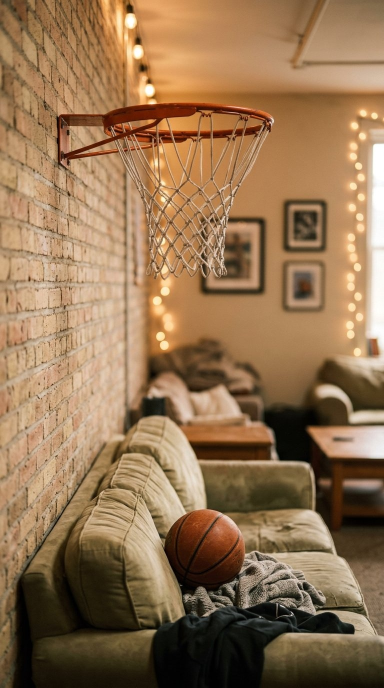
#> input picture motion/review_b/images/hoop__cand1_closeup.jpg, 768 x 1376 px (shown at 1/2 size)
$ python -i shots.py   (imports and definitions only)
#> lines starting #> are read from the running program, lines starting #| are printed output that depends on the picture
"""Shot detection and pacing.

Short-form edits cut hard, so we look for abrupt frame-to-frame change with a
robust threshold (median + k*MAD over the clip) instead of a fixed one: that
keeps working on both a static podcast frame and handheld footage.

Two independent signals, because either one alone has blind spots:
  * pixel difference  - catches cuts between visually similar scenes
  * HSV histogram distance - catches cuts when the camera moved a lot

Gradual fades are reported separately (they matter for transitions) but do not
count as cuts.
"""
from __future__ import annotations

from dataclasses import dataclass, field

import cv2
import numpy as np

from .frames import SampledFrame


@dataclass
class ShotResult:
    cuts: list[float] = field(default_factory=list)          # seconds
    cut_scores: list[float] = field(default_factory=list)
    shots: list[tuple[float, float]] = field(default_factory=list)
    fades: list[float] = field(default_factory=list)
    duration: float = 0.0
    frame_times: list[float] = field(default_factory=list)
    change_scores: list[float] = field(default_factory=list)

    @property
    def n_cuts(self) -> int:
        return len(self.cuts)

    # [19 lines left out: functions stats, _hist, not called in this run]


def change_scores(frames: list[SampledFrame]) -> list[float]:
    """Per consecutive pair: 0..1-ish score of how much the image changed."""
    scores = [0.0]
    for prev, cur in zip(frames, frames[1:]):
        pix = float(np.mean(cv2.absdiff(prev.gray, cur.gray))) / 255.0
        hist = 1.0 - float(cv2.compareHist(_hist(prev.bgr.astype(np.uint8)),
                                           _hist(cur.bgr.astype(np.uint8)),
                                           cv2.HISTCMP_CORREL))
        scores.append(round(0.5 * min(1.0, pix * 4.0) + 0.5 * min(1.0, hist), 4))
    return scores


# [53 lines left out: functions detect_cuts, detect_from_video, not called in this run]

>>> import cv2
>>> picture = cv2.imread('../../motion/review_b/images/hoop__cand1_closeup.jpg', cv2.IMREAD_GRAYSCALE)
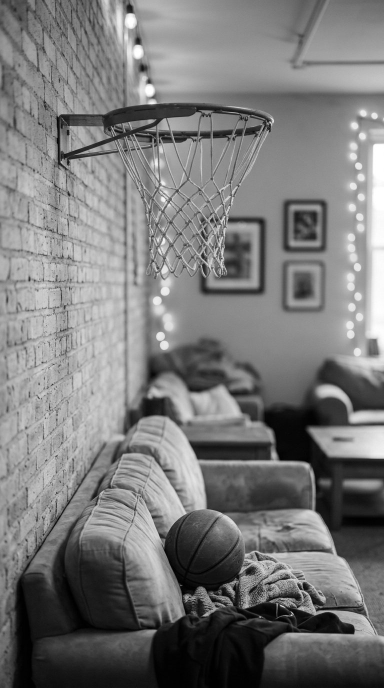
#> picture: shape (1376, 768) (shown at 1/2 size); min 0, max 255, mean 121.3
#> the loop in change_scores, `for prev, cur in zip(frames, frames[1:]):` made 1 pass
#> after the loop in change_scores, `for prev, cur in zip(frames, frames[1:]):`: scores = [0]
#> (the run stopped early here; a loop or call above may not have finished)

$ run again, on motion/review_b/images/hoop__cand2_medium.jpg
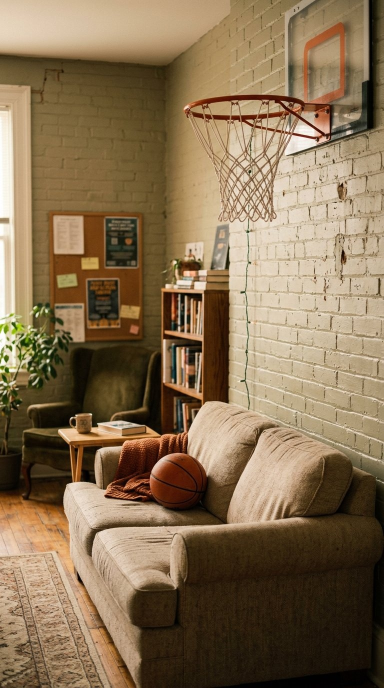
#> input picture motion/review_b/images/hoop__cand2_medium.jpg, 768 x 1376 px (shown at 1/2 size)
#> `picture = cv2.imread('../../motion/review_b/images/hoop__cand1_closeup..`:
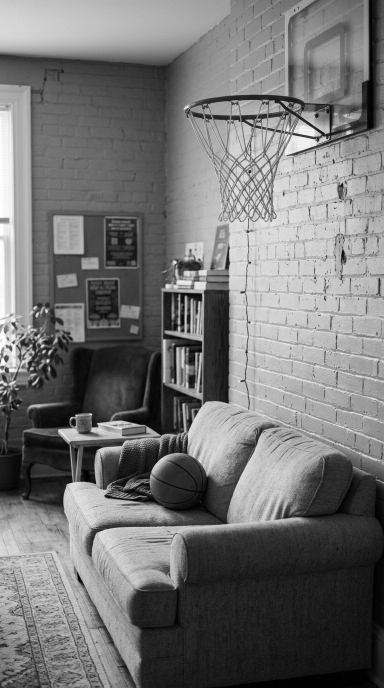
#> picture: shape (1376, 768) (shown at 1/2 size); min 0, max 255, mean 115.5
#> the loop in change_scores, `for prev, cur in zip(frames, frames[1:]):` made 1 pass
#> after the loop in change_scores, `for prev, cur in zip(frames, frames[1:]):`: scores = [0]

$ run again, on motion/review_b/images/hoop__cand3_wide.jpg
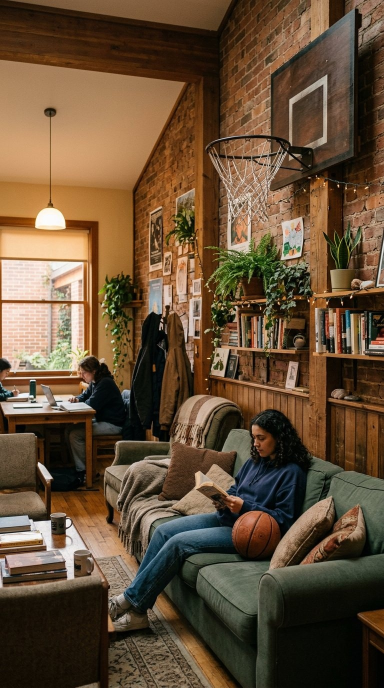
#> input picture motion/review_b/images/hoop__cand3_wide.jpg, 768 x 1376 px (shown at 1/2 size)
#> `picture = cv2.imread('../../motion/review_b/images/hoop__cand1_closeup..`:
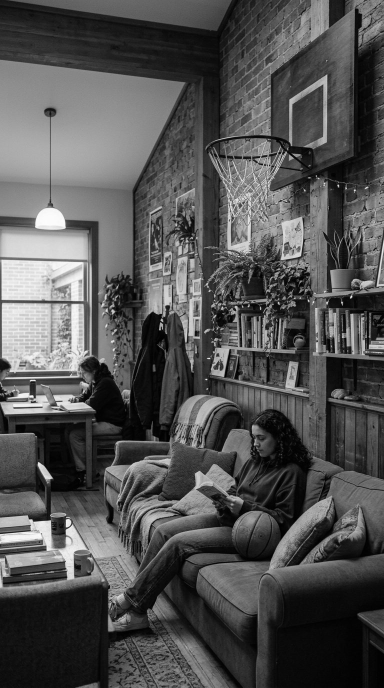
#> picture: shape (1376, 768) (shown at 1/2 size); min 0, max 255, mean 82.5
#> the loop in change_scores, `for prev, cur in zip(frames, frames[1:]):` made 1 pass
#> after the loop in change_scores, `for prev, cur in zip(frames, frames[1:]):`: scores = [0]

$ run again, on motion/review_b/images/hoop__cand4_lowangle.jpg
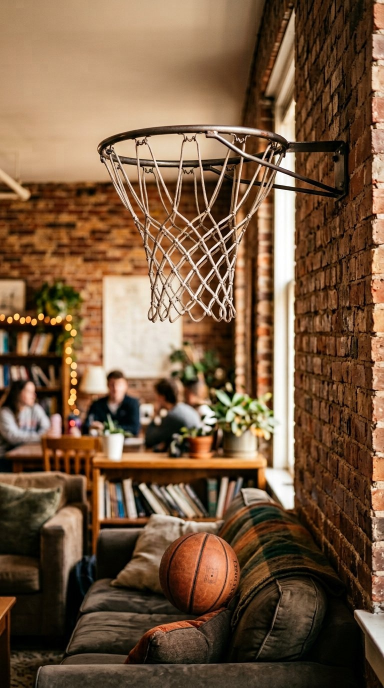
#> input picture motion/review_b/images/hoop__cand4_lowangle.jpg, 768 x 1376 px (shown at 1/2 size)
#> `picture = cv2.imread('../../motion/review_b/images/hoop__cand1_closeup..`:
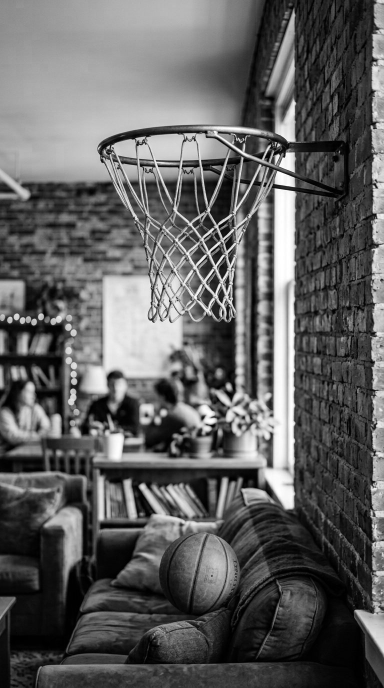
#> picture: shape (1376, 768) (shown at 1/2 size); min 0, max 255, mean 96.4
#> the loop in change_scores, `for prev, cur in zip(frames, frames[1:]):` made 1 pass
#> after the loop in change_scores, `for prev, cur in zip(frames, frames[1:]):`: scores = [0]
